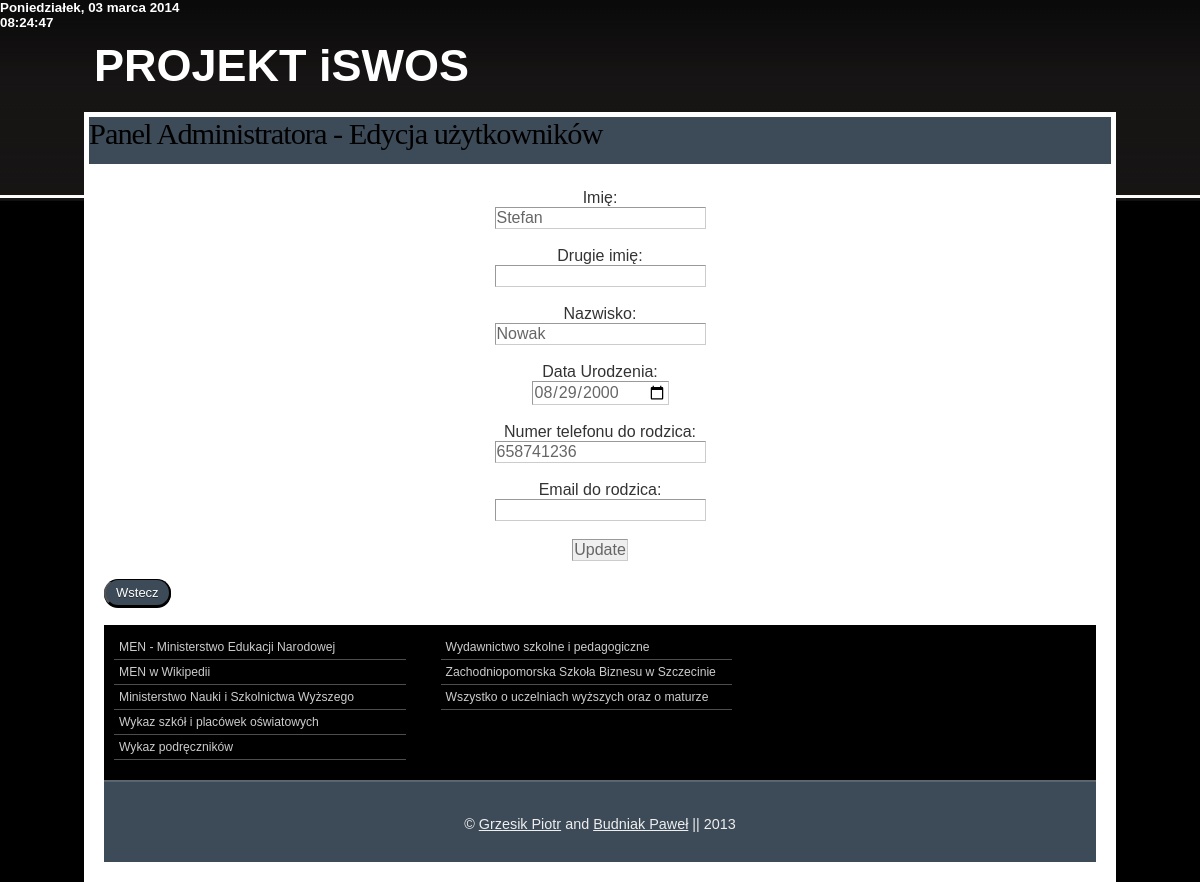
/pages/edycja/edit.php?edit=69 (signed in), run on the app's committed database.
### tables this page shows
CREATE TABLE IF NOT EXISTS `uczen` (
  `iducznia` int(11) NOT NULL AUTO_INCREMENT,
  `imie` varchar(15) NOT NULL,
  `imie2` varchar(15) NOT NULL,
  `nazwisko` varchar(20) NOT NULL,
  `data_urodzenia` date NOT NULL,
  `telefon` varchar(9) NOT NULL,
  `idklasy` text NOT NULL,
  `iduwagi` text NOT NULL,
  PRIMARY KEY (`iducznia`)
);

### pages/edycja/edit.php (the view, shortened to what this page needs)
<!DOCTYPE html PUBLIC "-//W3C//DTD XHTML 1.0 Transitional//EN"
    "http://www.w3.org/TR/xhtml1/DTD/xhtml1-transitional.dtd">
<html xml:lang="pl" lang="pl" xmlns="http://www.w3.org/1999/xhtml">
<head>
<link rel="stylesheet" type="text/css" href="../../styles.css" />
<SPAN id="Data" style="POSITION: absolute; LEFT: 0; TOP: 0; FONT-SIZE: 10pt;
FONT-WEIGHT: bold; COLOR: white; FONT-FAMILY: Verdana, Arial;"></SPAN>
<body onLoad="czas()">
<div id="wrap">
    <div class="header">
        <h5>PROJEKT <strong> iSWOS</strong></h5>
    </div>
    <div class="page">
        <div id="navbg">
            <div id="nav">
               <h3>Panel Administratora - Edycja użytkowników</h3>
            </div>
        </div>
        <div class="page-wrap">
            <div class="content">
                <?php
						if( isset($_GET['edit']) )
						{
							$iducznia = $_GET['edit'];
							$res= mysql_query("SELECT * FROM uczen WHERE iducznia='$iducznia'");
							$row= mysql_fetch_array($res);
						}
					?>
					<?php
					echo '<center>
					<form action="edit.php" method="POST">
					Imię: <input type="text" name="newName" value="'.$row[1].'"><br />
					Drugie imię: <input type="text" name="newImie2" value="'.$row[2].'"><br />
					Nazwisko: <input type="text" name="newNazwisko" value="'.$row[3].'"><br />
					Data Urodzenia: <input type="date" name="newDataurodzenia" value="'.$row[4].'"><br />
					Numer telefonu do rodzica: <input maxlength="9" type="text" name="newTelefon" value="'.$row[5].'"><br />
					Email do rodzica: <input type="text" name="newEmail" value="'.$row[8].'"><br />
					<input type="hidden" name="iducznia" value="'.$row[0].'">
					<input type="submit" value="Update"/>
					</form></center>';
					?>
					<br />
                    <a href="edycja.php"><button>Wstecz</button></A><br />
                    <br />
            </div>
            <div class="footer-navigation">
                <ul>
                    <li><a href="http://www.men.gov.pl" title="MEN - Ministerstwo Edukacji Narodowej" onclick="this.target='_blank'">MEN - Ministerstwo Edukacji Narodowej</a></li>
                    <li><a href="http://pl.wikipedia.org/wiki/Ministerstwo_Edukacji_Narodowej" title="MEN w Wikipedii" onclick="this.target='_blank'">MEN w Wikipedii</a></li>
                    <li><a href="http://www.mnisw.gov.pl" title="Ministerstwo Nauki i Szkolnictwa Wyższego" onclick="this.target='_blank'">Ministerstwo Nauki i Szkolnictwa Wyższego</a></li>
                    <li><a href="http://www.cie.men.gov.pl/index.php/sio-wykaz-szkol-i-placowek.html" title="Wykaz szkół i placówek oświatowych">Wykaz szkół i placówek oświatowych</a></li>
                    <li><a href="http://www.men.gov.pl/podreczniki/" title="Wykaz podręczników" onclick="this.target='_blank'">Wykaz podręczników</a></li>
                </ul>
                <ul>
                    <li><a href="http://www.wsip.pl/dla_nauczycieli/przedmioty/szkolnictwo_specjalne/aktualnosci" title="Wydawnictwo szkolne i pedagogiczne" onclick="this.target='_blank'">Wydawnictwo szkolne i pedagogiczne</a></li>
                    <li><a href="http://www.zpsb.szczecin.pl" title="Zachodniopomorska Szkoła Biznesu w Szczecinie" onclick="this.target='_blank'">Zachodniopomorska Szkoła Biznesu w Szczecinie</a></li>
                    <li><a href="http://www.edukacja.net" title="Wszystko o uczelniach wyższych oraz o maturze" onclick="this.target='_blank'">Wszystko o uczelniach wyższych oraz o maturze</a></li>
                </ul>
            </div>
            <div class="footer">
                <p>© <a href="mailto: grzesikpiotr@op.pl">Grzesik Piotr</a> and <a href="mailto: p.budniak5@gmail.com">Budniak Paweł</a> || 2013</p>
            </div>
        </div>
    </div>
</div>
</body>
</html>

### styles.css (style rules this page uses)
* { margin:0; padding:0; }
body { background:#000000 url('images/body.jpg') repeat-x scroll top left; margin:0 auto; padding:0; font-family:Arial, Helvetica, sans-serif; color:#333333; }
div#wrap { width:86%; margin:30px auto 0 auto; padding:0 10px; }
div.header { padding:10px 0 20px 10px; margin:0 auto; }
div#navbg { background-color:#ffffff; padding:5px; }
div#nav { background-color:#3D4A57; height:47px; display:block; }
h3 { font-size:1.9em; font-family:Georgia, "Times New Roman", Times, serif; font-weight:normal; color:#000000; letter-spacing:-1px; }
h5 { font-size:45px; font-family:Arial, Helvetica, sans-serif; color: white; border: 1px; }
p { margin-bottom:20px; line-height:1.7em; font-size:0.95em; color:#333333; }
ul { padding:0 0 20px 35px; list-style:none; }
form input, form textarea { display: block; border:1px solid #999999; border-bottom-color:#cccccc; border-right-color:#cccccc; padding:1px; color:#666666; font-family:Arial, Helvetica, sans-serif; font-size:1.0em; }
button { border-top: 1px solid #000000; background: #3d4a57; background: (left top, left bottom); background: (top, #3d4a57, #3d4a57); padding: 5px 10px; border-radius: 40px; box-shadow: rgba(0,0,0,1) 0 1px 0; text-shadow: rgba(0,0,0,.4) 0 1px 0; color: #ffffff; font-size: 13px; font-family: Helvetica, Arial, Sans-Serif; text-decoration: none; vertical-align: middle; }
a, a:visited { color:#f0f3f6; }
div.page { clear:both; margin:0; padding:0; background-color:#ffffff; }
div.page ul { font-size:0.95em; color:#333333; }
div.page ul li { padding:2px 0; }
div.page p { text-align:justify; font-family:Helvetica, Arial, sans-serif; color:#444444; }
div.page-wrap { background-color:#ffffff; padding:20px; clear:both; }
div.content { background-color:#ffffff; float:left; width:100%; }
div.footer-navigation { background:black none repeat-x scroll left 50%; min-height:90px; border-bottom:1px solid #666666; padding:10px 10px 20px; clear:both; }
div.footer-navigation ul { list-style:none; padding:0; width:30%; float:left; margin-right:35px; }
div.footer-navigation ul li { padding:5px; color:#cccccc; border-bottom:1px solid #4D4D4D; font-size:0.8em; font-family:Helvetica, Arial, sans-serif; }
div.footer-navigation ul li a, div.footer-navigation ul li a:visited { color:#cccccc; text-decoration:none; }
div.footer { clear:both; border-top:1px solid #526475; background:#3D4A57; min-height:80px; clear:both; }
div.footer p { text-align:center; color:#eeeeee; padding-top:30px; font-size:0.9em; }
div.footer p a, div.footer p a:visited { color:#eeeeee; }

### data on the page
uczen: newName "Stefan", newNazwisko "Nowak", newDataurodzenia "08/29/2000", newTelefon "658741236"
